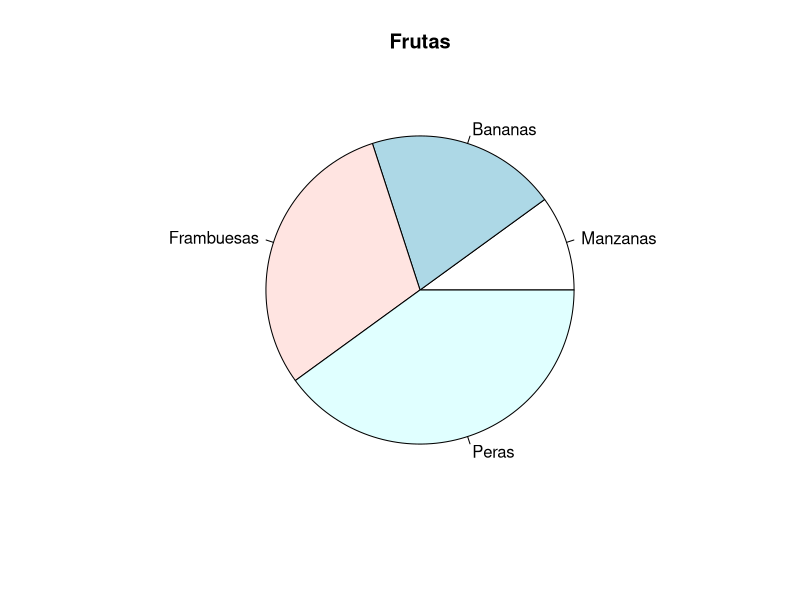

Generate this figure with R:
# Create a vector of pies
x <- c(10, 20, 30, 40)

# Create a vector of labels
etiqueta <- c("Manzanas", "Bananas", "Frambuesas", "Peras")

# Display the pie chart with labels
pie(x, label = etiqueta, main = "Frutas")
